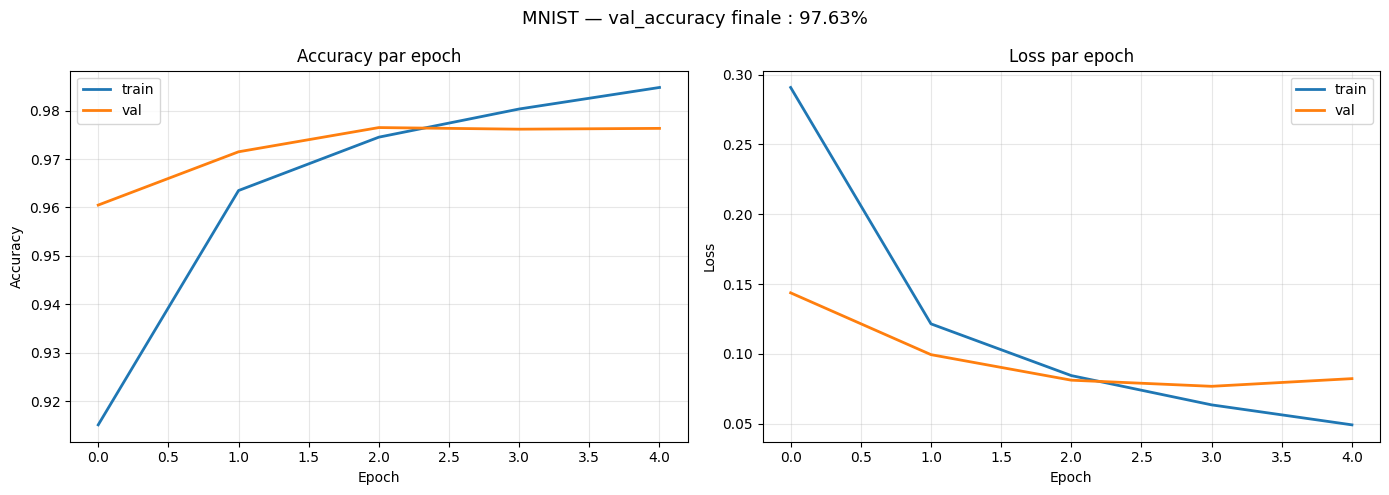

This figure's Python source:
import os
os.environ['TF_CPP_MIN_LOG_LEVEL'] = '3'
os.environ['TF_ENABLE_ONEDNN_OPTS'] = '0'

import numpy as np
import matplotlib
matplotlib.use('Agg')
import matplotlib.pyplot as plt

from tensorflow import keras
from tensorflow.keras import layers

# Chargement MNIST
(X_train, y_train), (X_test, y_test) = keras.datasets.mnist.load_data()

X_train = X_train.reshape(-1, 784).astype("float32") / 255.0
X_test  = X_test.reshape(-1, 784).astype("float32") / 255.0

print("=" * 70)
print("PHASE 5 : PMC KERAS SUR MNIST")
print("=" * 70)
print(f"Train : {X_train.shape} | Test : {X_test.shape}")
print(f"Architecture : 784 → Dense(128,ReLU) → Dense(64,ReLU) → Dense(10,Softmax)")
print("=" * 70)

model = keras.Sequential([
    layers.Dense(128, activation='relu', input_shape=(784,)),
    layers.Dense(64,  activation='relu'),
    layers.Dense(10,  activation='softmax'),
])

model.compile(
    optimizer='adam',
    loss='sparse_categorical_crossentropy',
    metrics=['accuracy']
)

model.summary()
print("=" * 70)

history = model.fit(
    X_train, y_train,
    epochs=5,
    batch_size=64,
    validation_split=0.1,
    verbose=1
)

print("=" * 70)
test_loss, test_acc = model.evaluate(X_test, y_test, verbose=0)
print(f"Test accuracy : {test_acc:.4f} ({test_acc:.2%})")
print(f"Test loss     : {test_loss:.4f}")
val_acc_finale = history.history['val_accuracy'][-1]
print(f"Val accuracy  : {val_acc_finale:.4f} ({val_acc_finale:.2%})")
objectif = "✓ ATTEINT" if val_acc_finale >= 0.97 else "✗ NON ATTEINT"
print(f"Objectif 97%  : {objectif}")
print("=" * 70)

fig, axes = plt.subplots(1, 2, figsize=(14, 5))

axes[0].plot(history.history['accuracy'],     label='train', linewidth=2)
axes[0].plot(history.history['val_accuracy'], label='val',   linewidth=2)
axes[0].set_title("Accuracy par epoch")
axes[0].set_xlabel("Epoch")
axes[0].set_ylabel("Accuracy")
axes[0].legend()
axes[0].grid(True, alpha=0.3)

axes[1].plot(history.history['loss'],     label='train', linewidth=2)
axes[1].plot(history.history['val_loss'], label='val',   linewidth=2)
axes[1].set_title("Loss par epoch")
axes[1].set_xlabel("Epoch")
axes[1].set_ylabel("Loss")
axes[1].legend()
axes[1].grid(True, alpha=0.3)

plt.suptitle(f"MNIST — val_accuracy finale : {val_acc_finale:.2%}", fontsize=13)
plt.tight_layout()
plt.savefig("phase5_keras_mnist.png", dpi=100, bbox_inches='tight')
print("\nCourbe sauvegardée : phase5_keras_mnist.png")

# Comparaison numpy vs Keras
print("\n" + "=" * 70)
print("NUMPY vs KERAS — COMPARAISON")
print("=" * 70)
print(f"{'':30} {'Numpy (scratch)':>20} {'Keras':>15}")
print("-" * 70)
print(f"{'Dataset':30} {'XOR / Spirale':>20} {'MNIST':>15}")
print(f"{'Params manuels':30} {'Oui':>20} {'Non':>15}")
print(f"{'Backprop':30} {'Manuelle':>20} {'Auto (autodiff)':>15}")
print(f"{'Epochs':30} {'10 000':>20} {'5':>15}")
print(f"{'Accuracy':30} {'92.75%':>20} {f'{test_acc:.2%}':>15}")
print(f"{'Lignes de code':30} {'~80':>20} {'~15':>15}")
print("=" * 70)

# Conclusion
# ======================================================================
# Epoch 1/5
# 844/844 ━━━━━━━━━━━━━━━━━━━━ 5s 4ms/step - accuracy: 0.9151 - loss: 0.2907 - val_accuracy: 0.9605 - val_loss: 0.1437
# Epoch 2/5
# 844/844 ━━━━━━━━━━━━━━━━━━━━ 5s 6ms/step - accuracy: 0.9635 - loss: 0.1215 - val_accuracy: 0.9715 - val_loss: 0.0995
# Epoch 3/5
# 844/844 ━━━━━━━━━━━━━━━━━━━━ 4s 4ms/step - accuracy: 0.9745 - loss: 0.0845 - val_accuracy: 0.9765 - val_loss: 0.0812
# Epoch 4/5
# 844/844 ━━━━━━━━━━━━━━━━━━━━ 4s 4ms/step - accuracy: 0.9803 - loss: 0.0636 - val_accuracy: 0.9762 - val_loss: 0.0768
# Epoch 5/5
# 844/844 ━━━━━━━━━━━━━━━━━━━━ 5s 6ms/step - accuracy: 0.9848 - loss: 0.0493 - val_accuracy: 0.9763 - val_loss: 0.0823
# ======================================================================
# Test accuracy : 0.9746 (97.46%)
# Test loss     : 0.0852
# Val accuracy  : 0.9763 (97.63%)
# Objectif 97%  : ✓ ATTEINT
# ======================================================================

# Courbe sauvegardée : phase5_keras_mnist.png

# ======================================================================
# NUMPY vs KERAS — COMPARAISON
# ======================================================================
#                                     Numpy (scratch)           Keras
# ----------------------------------------------------------------------
# Dataset                               XOR / Spirale           MNIST
# Params manuels                                  Oui             Non
# Backprop                                   Manuelle Auto (autodiff)
# Epochs                                       10 000               5
# Accuracy                                     92.75%          97.46%
# Lignes de code                                  ~80             ~15
# ======================================================================
